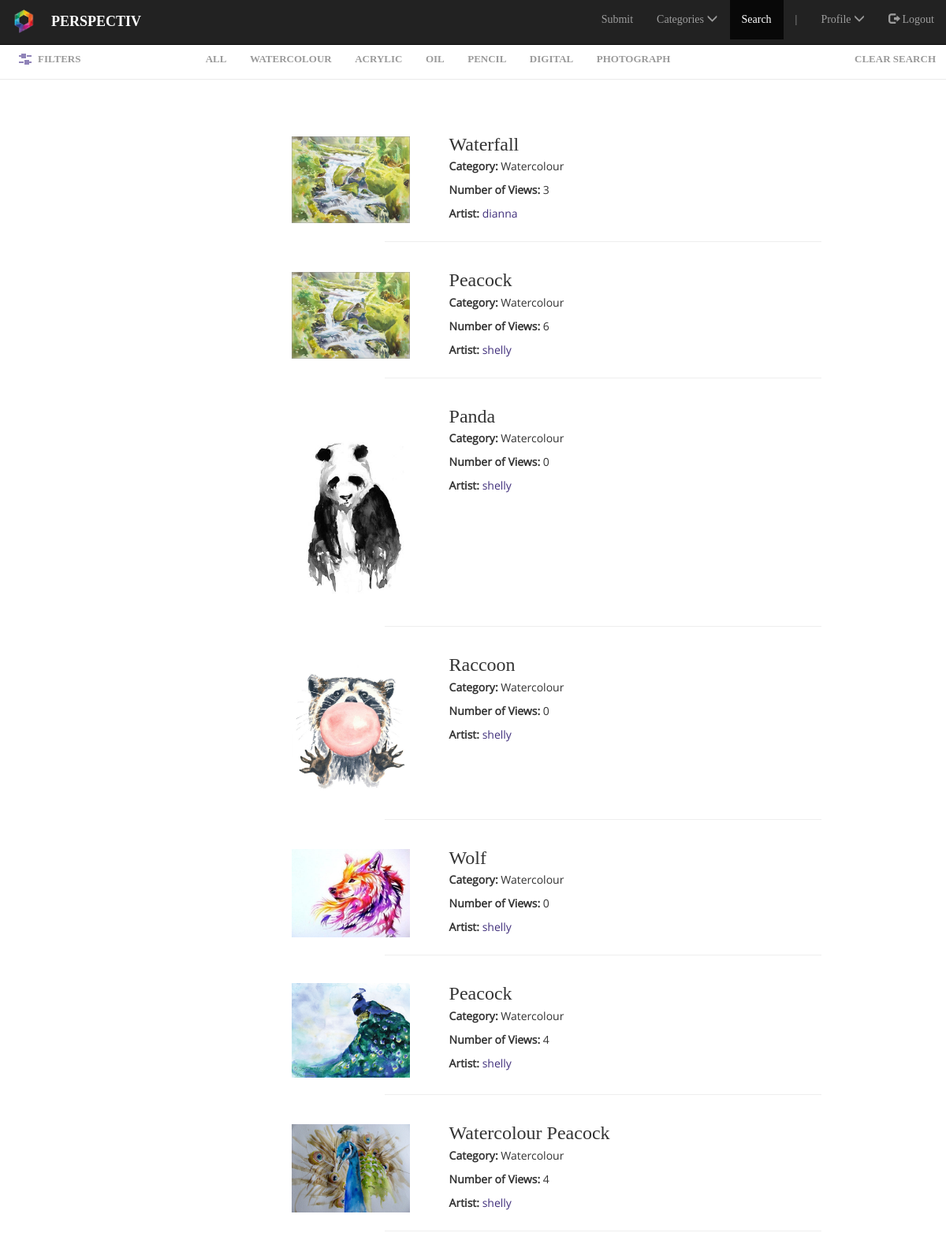
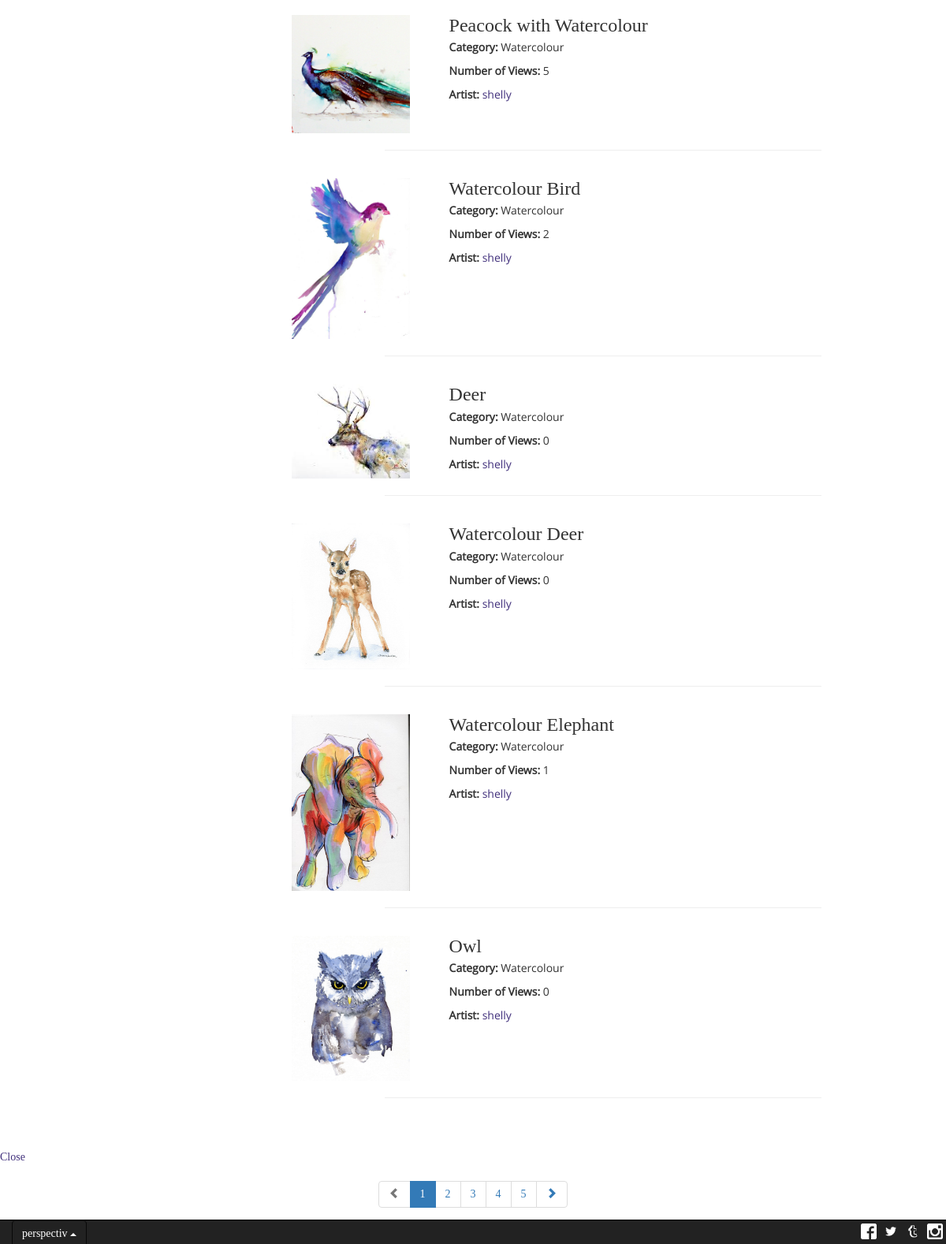
The page /Search.php?category=watercolour (signed in) on the database its author committed (2 pictures, top to bottom).
### tables this page shows
CREATE TABLE IF NOT EXISTS `image` (
  `UserID` varchar(6) NOT NULL,
  `ImageID` varchar(50) NOT NULL,
  `Title` varchar(50) NOT NULL,
  `Caption` text NOT NULL,
  `Category` varchar(50) NOT NULL,
  `AllowRating` varchar(1) NOT NULL,
  `AllowComments` varchar(1) NOT NULL,
  `Date` varchar(10) NOT NULL,
  `numViews` int(11) NOT NULL,
  PRIMARY KEY (`UserID`,`ImageID`)
);

CREATE TABLE IF NOT EXISTS `user` (
  `UserID` varchar(6) NOT NULL,
  `Fname` char(255) NOT NULL,
  `Lname` char(255) NOT NULL,
  `username` char(255) NOT NULL,
  `email` varchar(255) DEFAULT NULL,
  `password` varchar(255) NOT NULL,
  `numImages` int(11) NOT NULL,
  PRIMARY KEY (`UserID`),
  UNIQUE KEY `username` (`username`,`email`)
);

### Search.php (the view, shortened to what this page needs)
<?php
	$link = mysqli_connect("localhost", "root", "", "seng513_perspectiv");
	$linkchoice = '';
	if (isset($_GET['run']))
		$linkchoice = $_GET['run'];
	else if (isset($_SESSION['linkchoice']))
		$linkchoice = $_SESSION['linkchoice'];
	if (!isset($_SESSION['sql']))
		switch ($linkchoice) {
			case 'watercolour' :
				$sql = "select * from image where Category='watercolour'";
				break;
		}
	else
	{
		$sql = $_SESSION['sql'];
	}
	$result = mysqli_query($link,$sql);
?>
<!DOCTYPE html>
<html lang="en" xmlns="http://www.w3.org/1999/xhtml">
<head>
    <link rel="stylesheet" href="http://maxcdn.bootstrapcdn.com/bootstrap/3.3.6/css/bootstrap.min.css">
    <link rel="stylesheet" href="Stylesheets/SearchStylesheet.css" />
	<link rel="stylesheet" href="Stylesheets/style.css" />
	<link rel="stylesheet" href="Stylesheets/navbar.css" />
</head>
<body>
    <nav class="navbar navbar-inverse navbar-fixed-top">
        <div class="container-fluid">
            <div class="navbar-header">
                <a class="navbar-brand" href="Home.php">
                    <img alt="Brand" class="brand" src="Stylesheets/Logo.jpg">
                </a>
                <p class="navbar-text" style="color: white; font-weight: bold; font-size: 18px;">PERSPECTIV
                </p>
            </div>
            <div class="collapse navbar-collapse" id="Navbar">
                <ul class="nav navbar-nav navbar-right">
                    <?php
						if (isset($_SESSION['login_user']))
							echo '<li><a href="Submit.php">Submit</a></li>';
					?>
                    <li class="dropdown">
                        <a class="dropdown-toggle" data-toggle="dropdown" href="#">Categories  <span class="glyphicon glyphicon-menu-down"><small></small></span></a>
                    </li>
                    <li class="active"><a href="Search.php">Search</a></li>
                    <li><p class="navbar-text hidden-sm hidden-xs"> | </p></li>
					<?php
						if (!isset($_SESSION['login_user']))
						{
							echo '<li><a href="Signup.php"><span class="glyphicon glyphicon-user"></span> Sign Up</a></li>';
							echo '<li><a href="Login.php"><span class="glyphicon glyphicon-log-in"></span> Login</a></li>';
						}
						else
						{
							echo '<li class="dropdown">
									<a class="dropdown-toggle" data-toggle="dropdown" href="#">Profile  <span class="glyphicon glyphicon-menu-down"><small></small></span></a>
									<ul class="dropdown-menu">
										<li><a href="Edit.php">Edit Profile</a></li>
										<li class="divider"></li>
										<li><a href="?page=user"><span class="glyphicon glyphicon-user"></span> Profile</a></li>
									</ul>
								</li>';
							echo '<li><a href="Logout.php"><span class="glyphicon glyphicon-log-out"></span> Logout</a></li>';
						}
					?>
                </ul>
            </div>
        </div>
    </nav>
	<nav class="navbar navbar-xs navbar-inverse navbar-fixed-bottom">
		<div class="container-fluid">
			<div class="footer-text navbar-header">
				<div class="dropup">
					<button class="btn dropdown-toggle inverse-dropdown" type="button" id="footer-dropdown" data-toggle="dropdown" aria-haspopup="true" aria-expanded="false">
					perspectiv
						<span class="caret"></span>
					</button>
				</div>
			</div>
			<ul class="nav navbar-nav navbar-right">
				<li><a class="footer-link" style="padding: 0px 0px" href="http://www.facebook.com">
					<img class="footer-btn" src="Assets/brand_assets/fb/FB-f-Logo__white_29.png"/></a></li>
				<li><a class="footer-link" style="padding: 0px 0px" href="http://www.twitter.com">
					<img class="footer-btn" src="Assets/brand_assets/twitter/TwitterLogo_white.png"/></a></li>
				<li><a class="footer-link" style="padding: 0px 0px" href="http://www.tumblr.com">
					<img class="footer-btn" src="Assets/brand_assets/tumblr/tumblr_logo_white_transparent-32.png"/></a></li>
				<li><a class="footer-link" style="padding: 0px 0px" href="http://www.instagram.com">
					<img class="footer-btn" src="Assets/brand_assets/insta/ig_glyph_logo.png"/></a></li>
			</ul>
		</div>
	</nav>
	<main class="cd-main-content">
		<div class="cd-tab-filter-wrapper">
			<div class="cd-tab-filter">
				<ul class="cd-filters">
					<li class="filter"><a href="?run=all">All</a></li>
					<li class="filter"><a href="?run=watercolour">Watercolour</a></li>
					<li class="filter"><a href="?run=acrylic">Acrylic</a></li>
					<li class="filter"><a href="?run=oil">Oil</a></li>
					<li class="filter"><a href="?run=pencil">Pencil</a></li>
					<li class="filter"><a href="?run=digital">Digital</a></li>
					<li class="filter"><a href="?run=photograph">Photograph</a></li>
					<li class="filter right"><a href="?run=clear">Clear Search</a></li>
				</ul>
			</div>
		</div>
		<section class="cd-gallery">
			<div class="col-xs-12" id="gal">
				<?php
					while ($row = mysqli_fetch_assoc($result))
					{
						$dir = "uploads/" . $row['UserID'] . "/" . $row['ImageID'];
						$user = $row["UserID"];
						$sql1 = "select username from user where UserID='$user'";
						$result1 = mysqli_query($link,$sql1);
						$row1 = mysqli_fetch_row($result1);
						echo '<form class="search" name="search" method="post" action="Dedicated.php">';
						echo '<div class="media">';
						echo '<div class="media-left media-middle">';
						echo '<input type="image" name="img" alt="submit" style="width: 150px;" id="search-img" src="' . $dir . '" value="' . $dir . '">';
						echo '</div>';
						echo '<div class="media-body">';
						echo '<h3 class="media-heading">' . $row["Title"] . '</h3>';
						echo '<p><b>Category: </b>' . $row["Category"] . '</p>';
						echo '<p><b>Number of Views: </b>' . $row["numViews"] . '</p>';
						echo "<p><b>Artist: </b><a href='?artistpage=" . $user . "'>$row1[0]</a></p>";
						echo '</div>';
						echo '</div>';
						echo '<hr align="middle" style="width: 70%; margin-top: 15px; margin-bottom: 15px;" />';
						echo '</form>';
					}
				?>
			</div>
		</section>
		<a href="#0" class="cd-filter-trigger">Filters</span></a>
	</main>
	<div id="carbonads-container">
		<a href="#0" class="close-carbon-adv">Close</a>
	</div>
	<div class="text-center" style="<?php if (mysqli_num_rows($result) < 5) echo 'display: none'; ?>">
		<ul class="pagination">
			<li class="disabled">
				<a href="#">
					<span class="glyphicon glyphicon-chevron-left"></span>
				</a>
			</li>
			<li class="active"><a href="#">1</a></li>
			<li><a href="#">2</a></li>
			<li><a href="#">3</a></li>
			<li><a href="#">4</a></li>
			<li><a href="#">5</a></li>
			<li>
				<a href="#">
					<span class="glyphicon glyphicon-chevron-right"></span>
				</a>
			</li>
		</ul>
	</div>
</body>
</html>

### Stylesheets/SearchStylesheet.css (style rules this page uses)
body { padding-top: 50px; font-family: 'CodePro'; padding-bottom: 20px; overflow-x: hidden; }
.media-heading { font-family: 'CodePro'; }
li.right { float:right; }
.media-body { padding-left: 40px; font-family: 'Open Sans', sans-serif; text-align: left; }
.media { padding-top: 20px; }
@media only screen and (min-width: 992px) { body { padding-bottom: 20px; } }
@media only screen and (min-width: 992px) { #gal { padding-left: 30%; } }

### Stylesheets/style.css (style rules this page uses)
*, *::after, *::before { -webkit-box-sizing: border-box; -moz-box-sizing: border-box; box-sizing: border-box; }
a { color: #41307c; text-decoration: none; }
.cd-main-content { position: relative; min-height: 100vh; }
.cd-main-content:after { content: ""; display: table; clear: both; }
.cd-tab-filter-wrapper { background-color: #ffffff; box-shadow: 0 1px 1px rgba(0, 0, 0, 0.08); z-index: 1; }
.cd-tab-filter-wrapper:after { content: ""; display: table; clear: both; }
.cd-tab-filter { position: relative; height: 50px; width: 140px; margin: 0 auto; z-index: 1; }
.cd-tab-filter::after { content: ''; position: absolute; right: 14px; top: 50%; bottom: auto; -webkit-transform: translateY(-50%); -moz-transform: translateY(-50%); -ms-transform: translateY(-50%); -o-transform: translateY(-50%); transform: translateY(-50%); display: inline-block; width: 16px; height: 16px; background: url("../img/cd-icon-arrow.svg") no-repeat center center; -webkit-transition: all 0.3s; -moz-transition: all 0.3s; transition: all 0.3s; pointer-events: none; }
.cd-tab-filter ul { position: absolute; top: 0; left: 0; background-color: #ffffff; box-shadow: inset 0 -2px 0 #41307c; }
.cd-tab-filter li { display: none; }
.cd-tab-filter a { display: block; height: 50px; width: 140px; line-height: 50px; padding-left: 14px; }
@media only screen and (min-width: 768px) { .cd-tab-filter { width: auto; cursor: auto; } }
@media only screen and (min-width: 768px) { .cd-tab-filter::after { display: none; } }
@media only screen and (min-width: 768px) { .cd-tab-filter ul { background: transparent; position: static; box-shadow: none; text-align: center; } }
@media only screen and (min-width: 768px) { .cd-tab-filter li { display: inline-block; } }
@media only screen and (min-width: 768px) { .cd-tab-filter a { display: inline-block; padding: 0 1em; width: auto; color: #9a9a9a; text-transform: uppercase; font-weight: 700; font-size: 1.3rem; } }
@media only screen and (min-width: 1170px) { .cd-tab-filter { width: 100%; float: right; margin: 0; -webkit-transition: width 0.3s; -moz-transition: width 0.3s; transition: width 0.3s; } }
.cd-gallery { padding: 26px 5%; width: 100%; }
@media only screen and (min-width: 768px) { .cd-gallery { padding: 40px 3%; } }
@media only screen and (min-width: 1170px) { .cd-gallery { padding: 50px 2%; float: right; -webkit-transition: width 0.3s; -moz-transition: width 0.3s; transition: width 0.3s; } }
.cd-filter-trigger { position: absolute; top: 0; left: 0; height: 50px; line-height: 50px; width: 60px; overflow: hidden; text-indent: 100%; color: transparent; white-space: nowrap; background: transparent url("cd-icon-filter.svg") no-repeat center center; z-index: 3; }
@media only screen and (min-width: 1170px) { .cd-filter-trigger { width: auto; left: 2%; text-indent: 0; color: #9a9a9a; text-transform: uppercase; font-size: 1.3rem; font-weight: 700; padding-left: 24px; background-position: left center; -webkit-transition: color 0.3s; -moz-transition: color 0.3s; transition: color 0.3s; } }

### Stylesheets/navbar.css (style rules this page uses)
.navbar { font-family: 'CodePro'; }
.navbar-xs { min-height: 20px; height: 20px; }
.navbar-xs .navbar-nav > li > a { padding-top: 5px; padding-bottom: 5px; line-height: 20px; }
.brand { width: 30px; height: 30px; }
.footer-link { padding: 0px 0px; text-decoration: none; }
.footer-btn { width: 20px; height: 20px; margin-top: 4px; margin-left: 4px; margin-right: 4px; }
.navbar-fixed-bottom { padding-bottom: 30px; }
#footer-dropdown { color: white; }
@media only screen and (min-width: 992px) { .brand { margin-right: -10px; margin-top: -3px; } }

### rows shown on the page
image: Title "Waterfall", Category "Watercolour", numViews "3", UserID.username "dianna"
image: Title "Peacock", Category "Watercolour", numViews "6", UserID.username "shelly"
image: Title "Panda", Category "Watercolour", numViews "0", UserID.username "shelly"
image: Title "Raccoon", Category "Watercolour", numViews "0", UserID.username "shelly"
image: Title "Wolf", Category "Watercolour", numViews "0", UserID.username "shelly"
image: Title "Peacock", Category "Watercolour", numViews "4", UserID.username "shelly"
image: Title "Watercolour Peacock", Category "Watercolour", numViews "4", UserID.username "shelly"
image: Title "Peacock with Watercolour", Category "Watercolour", numViews "5", UserID.username "shelly"
image: Title "Watercolour Bird", Category "Watercolour", numViews "2", UserID.username "shelly"
image: Title "Deer", Category "Watercolour", numViews "0", UserID.username "shelly"
image: Title "Watercolour Deer", Category "Watercolour", numViews "0", UserID.username "shelly"
image: Title "Watercolour Elephant", Category "Watercolour", numViews "1", UserID.username "shelly"
image: Title "Owl", Category "Watercolour", numViews "0", UserID.username "shelly"
